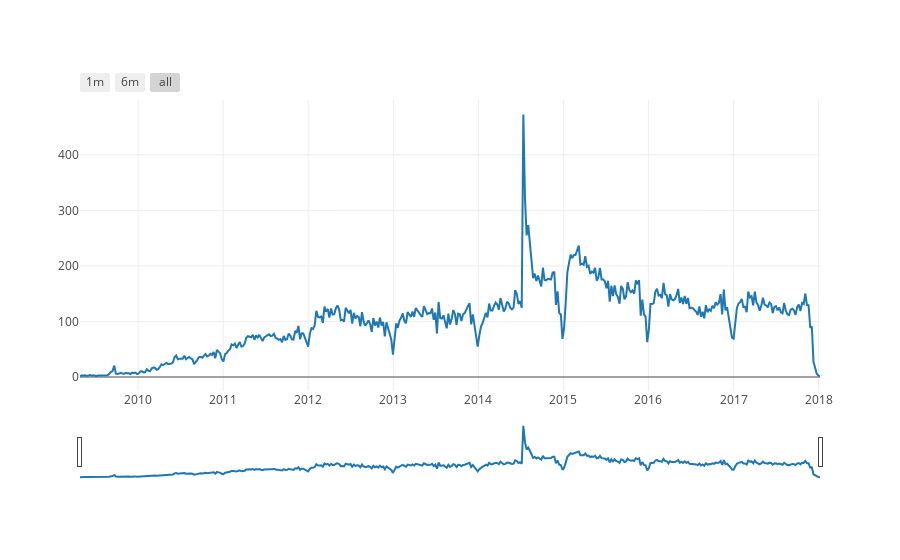

The notebook cell saved with this chart:
### Code cell
# let's plot the weekly sampled dataset, this time using plotly
plotly.offline.init_notebook_mode(connected=True)

fig = dict(data=data2, layout=layout)
plotly.offline.iplot(fig, filename = "Time Series Count of Projects")

### Figure 1 — Plotly figure (JSON) as saved in the notebook; plotly's stock layout.template omitted (floating-point values rounded to 4 significant figures; data arrays with more than 128 entries replaced by an {"elided": "..."} marker saying what was removed)
{"data": [{"type": "scatter", "x": {"elided": "455 str values"}, "y": {"elided": "455 float values"}}], "layout": {"title": "", "xaxis": {"rangeselector": {"buttons": [{"count": 1, "label": "1m", "step": "month", "stepmode": "backward"}, {"count": 6, "label": "6m", "step": "month", "stepmode": "backward"}, {"step": "all"}]}, "rangeslider": {}, "type": "date"}}}
